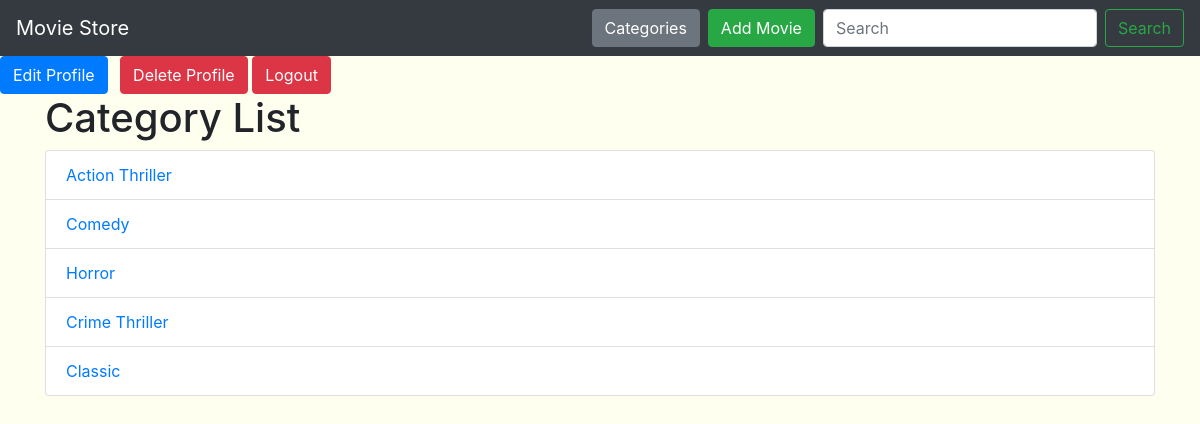
Page /categories/ on the committed database.
### gold_app/models.py (models this page shows, shortened)
class Category(models.Model):
    name = models.CharField(max_length=50)
    description = models.TextField(blank=True)

### gold_app/views.py (the view)
# urls.py: path('categories/', views.category_list, name='category_list'),  # Add this line
def category_list(request):
    categories = Category.objects.all()
    return render(request, 'category_list.html', {'categories': categories})

### templates/category_list.html
{% extends 'base.html' %}
{% block body %}
<div class="container">
    <h1>Category List</h1>
    <ul class="list-group">
        {% for category in categories %}
            <li class="list-group-item"><a href="{% url 'gold_app:category_movies' category_id=category.id %}">{{ category.name }}</a></li>
        {% endfor %}
    </ul>
</div>
{% endblock %}

### static/style.css (style rules this page uses)
body { background-color: Ivory; }

### rows in the picture
Category: name "Action Thriller"
Category: name "Comedy"
Category: name "Horror"
Category: name "Crime Thriller"
Category: name "Classic"
